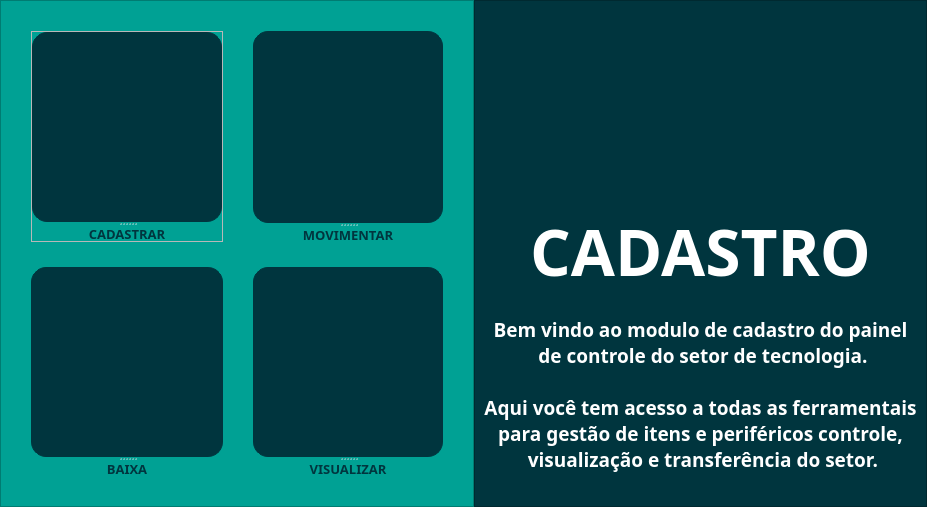
            <widget class="QWidget" name="pageCad">
             <layout class="QHBoxLayout" name="horizontalLayout_5">
              <property name="spacing">
               <number>0</number>
              </property>
              <property name="leftMargin">
               <number>0</number>
              </property>
              <property name="topMargin">
               <number>0</number>
              </property>
              <property name="rightMargin">
               <number>0</number>
              </property>
              <property name="bottomMargin">
               <number>0</number>
              </property>
              <item>
               <widget class="QFrame" name="frame_36">
                <property name="sizePolicy">
                 <sizepolicy hsizetype="Minimum" vsizetype="Minimum">
                  <horstretch>0</horstretch>
                  <verstretch>0</verstretch>
                 </sizepolicy>
                </property>
                <property name="styleSheet">
                 <string notr="true">background-color: rgb(0, 161, 148);</string>
                </property>
                <property name="frameShape">
                 <enum>QFrame::StyledPanel</enum>
                </property>
                <property name="frameShadow">
                 <enum>QFrame::Raised</enum>
                </property>
                <layout class="QGridLayout" name="gridLayout_3">
                 <property name="leftMargin">
                  <number>30</number>
                 </property>
                 <property name="topMargin">
                  <number>30</number>
                 </property>
                 <property name="rightMargin">
                  <number>30</number>
                 </property>
                 <property name="bottomMargin">
                  <number>30</number>
                 </property>
                 <property name="horizontalSpacing">
                  <number>30</number>
                 </property>
                 <property name="verticalSpacing">
                  <number>25</number>
                 </property>
                 <item row="1" column="1">
                  <widget class="QSplitter" name="splitter_71">
                   <property name="orientation">
                    <enum>Qt::Vertical</enum>
                   </property>
                   <widget class="QPushButton" name="pushButtonVisualizar">
                    <property name="sizePolicy">
                     <sizepolicy hsizetype="Maximum" vsizetype="Maximum">
                      <horstretch>0</horstretch>
                      <verstretch>0</verstretch>
                     </sizepolicy>
                    </property>
                    <property name="minimumSize">
                     <size>
                      <width>190</width>
                      <height>190</height>
                     </size>
                    </property>
                    <property name="cursor">
                     <cursorShape>PointingHandCursor</cursorShape>
                    </property>
                    <property name="styleSheet">
                     <string notr="true">QPushButton{
	background-position:center;
	background-repeat: no-repeat;
	
	background-image: url(:/cad/Controle/cadastro/pes.png);
	background-color: rgb(0, 53, 62);
	border: 1px solid;
	border-color: rgb(0, 53, 62);
	border-radius: 15px;
}

QPushButton:hover{
background-image: url(:/cad/Controle/cadastro/peshover.png);

}

QPushButton:pressed{
background-image: url(:/cad/Controle/cadastro/pespress.png);
background-color: rgb(0, 68, 79);
border-radius: 20px;

}
</string>
                    </property>
                    <property name="text">
                     <string/>
                    </property>
                   </widget>
                   <widget class="QLabel" name="label_101">
                    <property name="sizePolicy">
                     <sizepolicy hsizetype="Minimum" vsizetype="Minimum">
                      <horstretch>0</horstretch>
                      <verstretch>0</verstretch>
                     </sizepolicy>
                    </property>
                    <property name="maximumSize">
                     <size>
                      <width>16777215</width>
                      <height>15</height>
                     </size>
                    </property>
                    <property name="font">
                     <font>
                      <family>Asap</family>
                      <pointsize>10</pointsize>
                      <weight>75</weight>
                      <bold>true</bold>
                     </font>
                    </property>
                    <property name="styleSheet">
                     <string notr="true">color: rgb(0, 53, 62);</string>
                    </property>
                    <property name="text">
                     <string>VISUALIZAR</string>
                    </property>
                    <property name="alignment">
                     <set>Qt::AlignCenter</set>
                    </property>
                   </widget>
                  </widget>
                 </item>
                 <item row="1" column="0">
                  <widget class="QSplitter" name="splitter_67">
                   <property name="orientation">
                    <enum>Qt::Vertical</enum>
                   </property>
                   <widget class="QPushButton" name="pushButtonBaixa">
                    <property name="sizePolicy">
                     <sizepolicy hsizetype="Maximum" vsizetype="Maximum">
                      <horstretch>0</horstretch>
                      <verstretch>0</verstretch>
                     </sizepolicy>
                    </property>
                    <property name="minimumSize">
                     <size>
                      <width>190</width>
                      <height>190</height>
                     </size>
                    </property>
                    <property name="cursor">
                     <cursorShape>PointingHandCursor</cursorShape>
                    </property>
                    <property name="styleSheet">
                     <string notr="true">QPushButton{
	
	background-image: url(:/cad/Controle/cadastro/baixa.png);
	background-position:center;
	background-repeat: no-repeat;
	background-color: rgb(0, 53, 62);
	border: 1px solid;
	border-color: rgb(0, 53, 62);
	border-radius: 15px;

}

QPushButton:hover{
background-image: url(:/cad/Controle/cadastro/baixahover.png);

}

QPushButton:pressed{
background-image: url(:/cad/Controle/cadastro/baixapress.png);
background-color: rgb(0, 68, 79);
border-radius: 20px;
}</string>
                    </property>
                    <property name="text">
                     <string/>
                    </property>
                   </widget>
                   <widget class="QLabel" name="label_97">
                    <property name="sizePolicy">
                     <sizepolicy hsizetype="Minimum" vsizetype="Minimum">
                      <horstretch>0</horstretch>
                      <verstretch>0</verstretch>
                     </sizepolicy>
                    </property>
                    <property name="maximumSize">
                     <size>
                      <width>16777215</width>
                      <height>15</height>
                     </size>
                    </property>
                    <property name="font">
                     <font>
                      <family>Asap</family>
                      <pointsize>10</pointsize>
                      <weight>75</weight>
                      <bold>true</bold>
                     </font>
                    </property>
                    <property name="styleSheet">
                     <string notr="true">color: rgb(0, 53, 62);</string>
                    </property>
                    <property name="text">
                     <string>BAIXA</string>
                    </property>
                    <property name="alignment">
                     <set>Qt::AlignCenter</set>
                    </property>
                   </widget>
                  </widget>
                 </item>
                 <item row="0" column="0">
                  <widget class="QFrame" name="frame_47">
                   <property name="sizePolicy">
                    <sizepolicy hsizetype="Minimum" vsizetype="Minimum">
                     <horstretch>0</horstretch>
                     <verstretch>0</verstretch>
                    </sizepolicy>
                   </property>
                   <property name="styleSheet">
                    <string notr="true">QFrame {
	background-image: none !important;
	background-color: none;
	
}
</string>
                   </property>
                   <property name="frameShape">
                    <enum>QFrame::StyledPanel</enum>
                   </property>
                   <property name="frameShadow">
                    <enum>QFrame::Raised</enum>
                   </property>
                   <layout class="QGridLayout" name="gridLayout_2">
                    <property name="leftMargin">
                     <number>0</number>
                    </property>
                    <property name="topMargin">
                     <number>0</number>
                    </property>
                    <property name="rightMargin">
                     <number>0</number>
                    </property>
                    <property name="bottomMargin">
                     <number>0</number>
                    </property>
                    <item row="0" column="0">
                     <widget class="QSplitter" name="splitter_68">
                      <property name="orientation">
                       <enum>Qt::Vertical</enum>
                      </property>
                      <widget class="QPushButton" name="pushButtonNovo">
                       <property name="sizePolicy">
                        <sizepolicy hsizetype="Maximum" vsizetype="Maximum">
                         <horstretch>0</horstretch>
                         <verstretch>0</verstretch>
                        </sizepolicy>
                       </property>
                       <property name="minimumSize">
                        <size>
                         <width>190</width>
                         <height>190</height>
                        </size>
                       </property>
                       <property name="cursor">
                        <cursorShape>PointingHandCursor</cursorShape>
                       </property>
                       <property name="layoutDirection">
                        <enum>Qt::LeftToRight</enum>
                       </property>
                       <property name="styleSheet">
                        <string notr="true">QPushButton{
	
	
	background-image: url(:/cad/Controle/cadastro/novo.png);
	background-position:center;
	background-repeat: no-repeat;
	background-color: rgb(0, 53, 62);
	border: 1px solid;
	border-color: rgb(0, 53, 62);
	border-radius: 15px;
}

QPushButton:hover{
background-image: url(:/cad/Controle/cadastro/novohover.png);

}

QPushButton:pressed{
background-image: url(:/cad/Controle/cadastro/novopress.png);
background-color: rgb(0, 68, 79);
border-radius: 20px;

}
</string>
                       </property>
                       <property name="text">
                        <string/>
                       </property>
                      </widget>
                      <widget class="QLabel" name="label_98">
                       <property name="sizePolicy">
                        <sizepolicy hsizetype="Fixed" vsizetype="Fixed">
                         <horstretch>0</horstretch>
                         <verstretch>0</verstretch>
                        </sizepolicy>
                       </property>
                       <property name="maximumSize">
                        <size>
                         <width>16777215</width>
                         <height>15</height>
                        </size>
                       </property>
                       <property name="font">
                        <font>
                         <family>Asap</family>
                         <pointsize>10</pointsize>
                         <weight>75</weight>
                         <bold>true</bold>
                        </font>
                       </property>
                       <property name="styleSheet">
                        <string notr="true">color: rgb(0, 53, 62);</string>
                       </property>
                       <property name="text">
                        <string>CADASTRAR</string>
                       </property>
                       <property name="alignment">
                        <set>Qt::AlignCenter</set>
                       </property>
                      </widget>
                     </widget>
                    </item>
                   </layout>
                  </widget>
                 </item>
                 <item row="0" column="1">
                  <widget class="QSplitter" name="splitter_66">
                   <property name="orientation">
                    <enum>Qt::Vertical</enum>
                   </property>
                   <widget class="QPushButton" name="pushButtonMovimentar">
                    <property name="sizePolicy">
                     <sizepolicy hsizetype="Maximum" vsizetype="Maximum">
                      <horstretch>0</horstretch>
                      <verstretch>0</verstretch>
                     </sizepolicy>
                    </property>
                    <property name="minimumSize">
                     <size>
                      <width>190</width>
                      <height>190</height>
                     </size>
                    </property>
                    <property name="cursor">
                     <cursorShape>PointingHandCursor</cursorShape>
                    </property>
                    <property name="layoutDirection">
                     <enum>Qt::LeftToRight</enum>
                    </property>
                    <property name="styleSheet">
                     <string notr="true">QPushButton{
	
	background-image: url(:/cad/Controle/cadastro/trans.png);
	background-position:center;
	background-repeat: no-repeat;
	background-color: rgb(0, 53, 62);
	border: 1px solid;
	border-color: rgb(0, 53, 62);
	border-radius: 15px;
}

QPushButton:hover{
background-image: url(:/cad/Controle/cadastro/transhover.png);
}

QPushButton:pressed{
background-image: url(:/cad/Controle/cadastro/transpes.png);
background-color: rgb(0, 68, 79);
border-radius: 20px;

}</string>
                    </property>
                    <property name="text">
                     <string/>
                    </property>
                   </widget>
                   <widget class="QLabel" name="label_96">
                    <property name="sizePolicy">
                     <sizepolicy hsizetype="Minimum" vsizetype="Minimum">
                      <horstretch>0</horstretch>
                      <verstretch>0</verstretch>
                     </sizepolicy>
                    </property>
                    <property name="maximumSize">
                     <size>
                      <width>16777215</width>
                      <height>15</height>
                     </size>
                    </property>
                    <property name="font">
                     <font>
                      <family>Asap</family>
                      <pointsize>10</pointsize>
                      <weight>75</weight>
                      <bold>true</bold>
                     </font>
                    </property>
                    <property name="styleSheet">
                     <string notr="true">color: rgb(0, 53, 62);</string>
                    </property>
                    <property name="text">
                     <string>MOVIMENTAR</string>
                    </property>
                    <property name="alignment">
                     <set>Qt::AlignCenter</set>
                    </property>
                   </widget>
                  </widget>
                 </item>
                </layout>
               </widget>
              </item>
              <item>
               <widget class="QFrame" name="frame_37">
                <property name="sizePolicy">
                 <sizepolicy hsizetype="Preferred" vsizetype="Preferred">
                  <horstretch>1</horstretch>
                  <verstretch>1</verstretch>
                 </sizepolicy>
                </property>
                <property name="maximumSize">
                 <size>
                  <width>900</width>
                  <height>16777215</height>
                 </size>
                </property>
                <property name="styleSheet">
                 <string notr="true">background-color: rgb(0, 53, 62);</string>
                </property>
                <property name="frameShape">
                 <enum>QFrame::StyledPanel</enum>
                </property>
                <property name="frameShadow">
                 <enum>QFrame::Raised</enum>
                </property>
                <layout class="QVBoxLayout" name="verticalLayout">
                 <item>
                  <widget class="QFrame" name="frame_2">
                   <property name="maximumSize">
                    <size>
                     <width>16777215</width>
                     <height>200</height>
                    </size>
                   </property>
                   <property name="styleSheet">
                    <string notr="true">background-image: url(:/cad/Controle/cadastro/cad.png);
background-position:center;
	background-repeat: no-repeat;
	background-color: rgb(0, 53, 62);
	border: 1px solid;
	border-color: rgb(0, 53, 62);
	border-radius: 15px;</string>
                   </property>
                   <property name="frameShape">
                    <enum>QFrame::StyledPanel</enum>
                   </property>
                   <property name="frameShadow">
                    <enum>QFrame::Raised</enum>
                   </property>
                  </widget>
                 </item>
                 <item>
                  <widget class="QLabel" name="label">
                   <property name="maximumSize">
                    <size>
                     <width>16777215</width>
                     <height>70</height>
                    </size>
                   </property>
                   <property name="font">
                    <font>
                     <family>Asap</family>
                     <pointsize>48</pointsize>
                     <weight>75</weight>
                     <bold>true</bold>
                    </font>
                   </property>
                   <property name="styleSheet">
                    <string notr="true">color: rgb(255, 255, 255);</string>
                   </property>
                   <property name="text">
                    <string>CADASTRO</string>
                   </property>
                   <property name="alignment">
                    <set>Qt::AlignCenter</set>
                   </property>
                  </widget>
                 </item>
                 <item>
                  <widget class="QLabel" name="label_2">
                   <property name="font">
                    <font>
                     <family>Asap</family>
                     <pointsize>14</pointsize>
                     <weight>75</weight>
                     <bold>true</bold>
                    </font>
                   </property>
                   <property name="styleSheet">
                    <string notr="true">color: rgb(255, 255, 255);</string>
                   </property>
                   <property name="text">
                    <string>Bem vindo ao modulo de cadastro do painel
 de controle do setor de tecnologia.

Aqui você tem acesso a todas as ferramentais 
para gestão de itens e periféricos controle,
 visualização e transferência do setor.</string>
                   </property>
                   <property name="alignment">
                    <set>Qt::AlignCenter</set>
                   </property>
                  </widget>
                 </item>
                </layout>
               </widget>
              </item>
             </layout>
            </widget>
